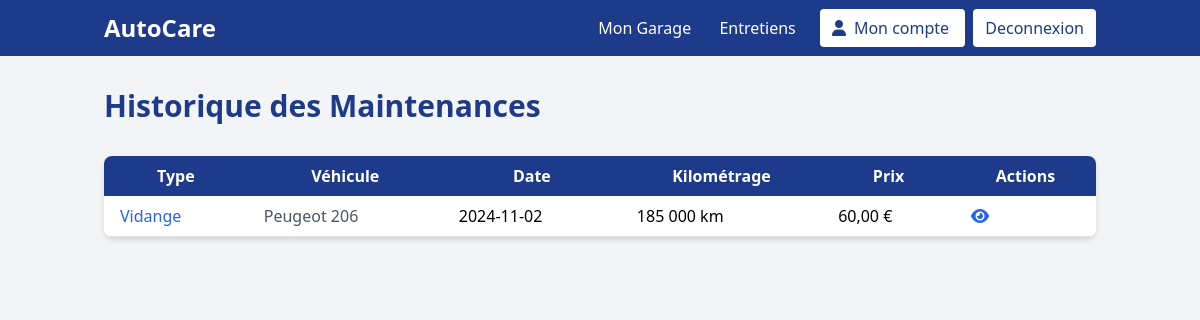
The page /?ctrl=maintenance&action=showall&id=3 (signed in) on the database its author committed.
### tables this page shows
CREATE TABLE `maintenance` (
                               `mai_id` int(11) NOT NULL,
                               `mai_description` varchar(500) DEFAULT NULL,
                               `mai_price` decimal(15,2) DEFAULT NULL,
                               `mai_photo` varchar(50) DEFAULT NULL,
                               `mai_date` date DEFAULT NULL,
                               `mai_typeId` int(11) NOT NULL,
                               `mai_carId` int(11) NOT NULL
);

CREATE TABLE `type` (
                        `typ_id` int(11) NOT NULL,
                        `typ_label` varchar(50) DEFAULT NULL
);

CREATE TABLE `brand` (
                         `bra_id` int(11) NOT NULL,
                         `bra_label` varchar(50) DEFAULT NULL
);

CREATE TABLE `model` (
                         `mod_id` int(11) NOT NULL,
                         `mod_label` varchar(50) DEFAULT NULL,
                         `mod_brandId` int(11) NOT NULL
);

CREATE TABLE `car` (
                       `car_id` int(11) NOT NULL,
                       `car_year` year(4) DEFAULT NULL,
                       `car_kilometers` int(11) DEFAULT NULL,
                       `car_fuelType` varchar(50) DEFAULT NULL,
                       `car_licensePlate` varchar(50) DEFAULT NULL,
                       `car_notes` varchar(500) DEFAULT NULL,
                       `car_modelId` int(11) NOT NULL,
                       `car_brandId` int(11) NOT NULL,
                       `car_useId` int(11) NOT NULL
);

### controllers/MaintenanceController.php (called while the page is built, shortened)
<?php
class MaintenanceController
{
    public function showAll($id)
    {
        try{
            $maintenances=[];
            $model = new MaintenanceModel();
            $datas = $model->readAll($id);
            foreach ($datas as $data) {
                $maintenances[] = new Maintenance($data);
            }
                require_once "views/maintenance/showAll.php";
        }catch (Exception $e){
            echo $e->getMessage();
        }
    }
}

### models/CoreModel.php (called while the page is built, shortened)
<?php
abstract class CoreModel
{
    private $_engine = DB_ENGINE;
    private $_host = DB_HOST;
    private $_dbname = DB_NAME;
    private $_charset = DB_CHARSET;
    private $_dbuser = DB_USER;
    private $_dbpwd = DB_PWD;
    private $_db;
    private function connect(): void
    {
        try {
            $dsn = $this->_engine . ':host=' . $this->_host . ';dbname=' . $this->_dbname . ';charset=' . $this->_charset;
            $this->_db = new PDO($dsn, $this->_dbuser, $this->_dbpwd, [PDO::ATTR_ERRMODE => PDO::ERRMODE_EXCEPTION, PDO::ATTR_DEFAULT_FETCH_MODE => PDO::FETCH_ASSOC]);
        } catch (PDOException $e) {
            die($e->getMessage());
        }
    }
    protected function getDb(): PDO
    {
        return $this->_db;
    }
}

### models/MaintenanceModel.php (called while the page is built, shortened)
<?php
class MaintenanceModel extends CoreModel
{
    public function readAll($id)
    {
        $sql = "SELECT mai_id,typ_label AS mai_name, mai_description, mai_photo, mai_price, mai_date,  mai_carId,bra_label AS car_brand,mod_label AS car_model , car_kilometers
                FROM `maintenance`
                JOIN car  ON mai_carId = car_id
                JOIN brand ON car_brandId = bra_id
                JOIN model ON car_modelId = mod_id
                JOIN user_ ON car_useId = use_id
                JOIN type ON mai_typeId = typ_id
                WHERE use_id = :id OR mai_carId = :id";
        try {
            if (($this->_req = $this->getDb()->prepare($sql)) !== false) {
                if ($this->_req->bindValue(':id', $id, PDO::PARAM_INT)) {
                    if ($this->_req->execute()) {
                        $data = $this->_req->fetchAll(PDO::FETCH_ASSOC);
                        return $data;
                    }
                }
            }
            return false;
        } catch (PDOException $e) {
            die ($e->getMessage());
        }
    }
}

### entity/CoreEntity.php (called while the page is built, shortened)
<?php
abstract class CoreEntity
{
    private function hydrate(array $data): void
    {
        foreach ($data as $key => $value) {
            $methodName = 'set' . ucfirst(substr($key, 4, strlen($key) - 4));
        }
    }
}

### entity/Maintenance.php (called while the page is built, shortened)
<?php
class Maintenance extends CoreEntity
{
    private int $id;
    private ?string $name;
    private ?int $price;
    private ?string $date;
    private int $carId;
    private string $model;
    private string $brand;
    private ?int $kilometers;
    public function getKilometers(): ?int
    {
        return $this->kilometers;
    }
    public function getModel(): string
    {
        return $this->model;
    }
    public function getBrand(): string
    {
        return $this->brand;
    }
    public function getId(): int
    {
        return $this->id;
    }
    public function getName(): ?string
    {
        return $this->name;
    }
    public function getPrice(): ?int
    {
        return $this->price;
    }
    public function getDate(): ?string
    {
        return $this->date;
    }
    public function getCarId(): int
    {
        return $this->carId;
    }
    public function setName(?string $name): void
    {
        $this->name = $name;
    }
    public function setId(?int $id): void
    {
        $this->id = $id;
    }
    public function setDate(?string $date): void
    {
        $this->date = $date;
    }
    public function setCarId(int $carId): void
    {
        $this->carId = $carId;
    }
    public function setPrice(?int $price): void
    {
        $this->price = $price;
    }
    public function setBrand(string $brand): void
    {
        $this->brand = $brand;
    }
    public function setModel(string $model): void
    {
        $this->model = $model;
    }
    public function setKilometers(?int $kilometers): void
    {
        $this->kilometers = $kilometers;
    }
}

### views/maintenance/showAll.php (the view, shortened to what this page needs)
<main class="container mx-auto px-4 py-8 min-h-screen">
    <h1 class="text-3xl font-bold mb-8 text-blue-900">Historique des Maintenances</h1>
    <div class="overflow-x-auto bg-white shadow-md rounded-lg">
        <table class="min-w-full table-auto">
            <thead class="bg-blue-900 text-white">
            <tr>
                <th class="px-4 py-2">Type</th>
                <th class="px-4 py-2">Véhicule</th>
                <th class="px-4 py-2">Date</th>
                <th class="px-4 py-2">Kilométrage</th>
                <th class="px-4 py-2">Prix</th>
                <th class="px-4 py-2">Actions</th>
            </tr>
            </thead>
            <tbody>
            <?php if ($maintenances) :?>
            <?php foreach ($maintenances as $maintenance): ?>
                <tr class="border-b hover:bg-gray-100">
                    <td class="px-4 py-2">
                        <a href="?ctrl=maintenance&action=showOne&id=<?= $maintenance->getId()?>" class="text-blue-600 hover:text-blue-800">
                            <?= $maintenance->getName(); ?>
                        </a>
                    </td>
                    <td class="px-4 py-2">
                        <a href="?ctrl=car&action=showOne&id=<?=$maintenance->getCarId()?>" class="text-gray-600 hover:text-gray-800">
                            <?= $maintenance->getBrand() . ' ' . $maintenance->getModel(); ?>
                        </a>
                    </td>
                    <td class="px-4 py-2"><?= $maintenance->getDate(); ?></td>
                    <td class="px-4 py-2"><?= number_format($maintenance->getKilometers(), 0, ',', ' '); ?> km</td>
                    <td class="px-4 py-2"><?= number_format($maintenance->getPrice(), 2, ',', ' '); ?> €</td>
                    <td class="px-4 py-2">
                        <a href="?ctrl=maintenance&action=showOne&id=<?= $maintenance->getId()?>" class="text-blue-600 hover:text-blue-800 mr-2">
                            <i class="fas fa-eye"></i>
                        </a>
                    </td>
                </tr>
            <?php endforeach; ?>
            <?php endif;?>
            </tbody>
        </table>
    </div>
</main>

### rows shown on the page
maintenance: mai_typeId.typ_label "Vidange", brand.bra_label "Peugeot", model.mod_label "206", mai_date "2024-11-02", mai_carId.car_kilometers "185 000", Price "60,00"
